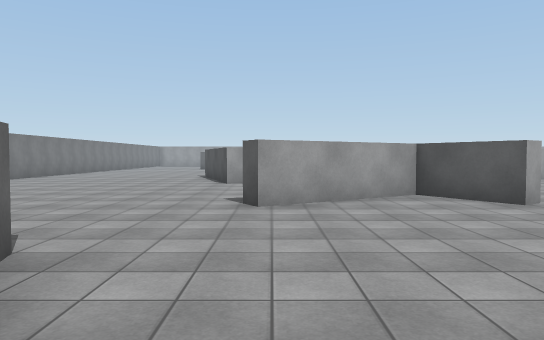
View 1 (above)

24 first-person views from a walk through a Unity game level. The camera is 1.5 m above the floor, tilts 2° down and sees 70° across. The floor is counted in squares, 2 m on a side. Each view is taken from the middle of a square. On the plan, view 1 faces up. The plan holds only what a view shows up to about 12 squares ahead; the rest is blank. Some animated figures are not drawn. Some surface patterns are stand-ins.

View 2
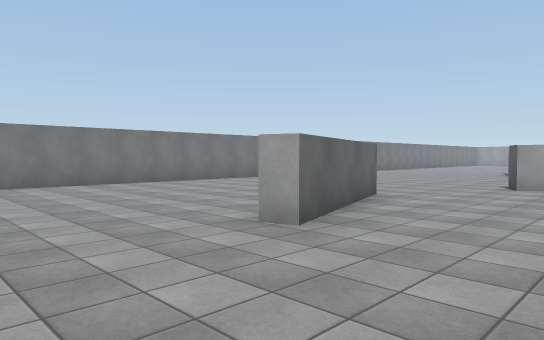

View 3
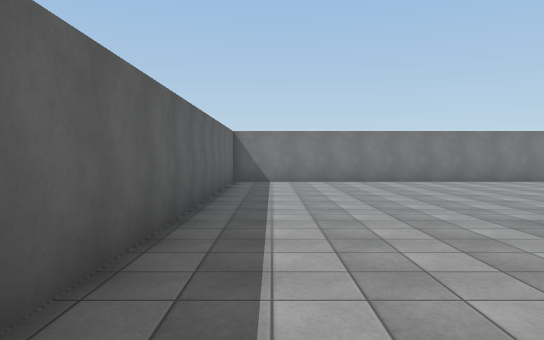

View 4
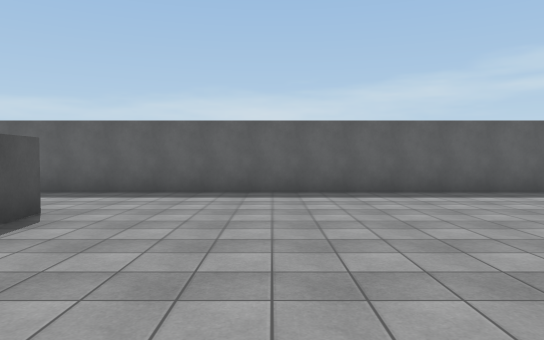

View 5
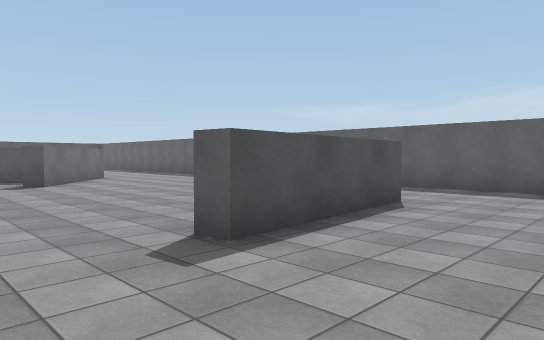

View 6
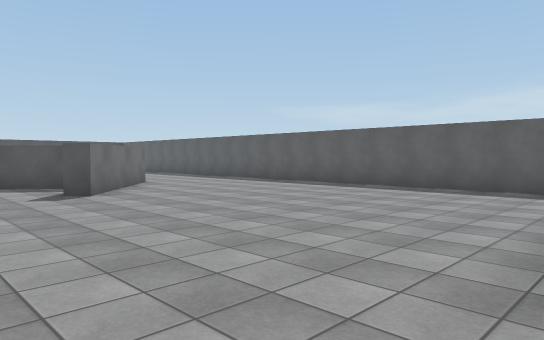

View 7
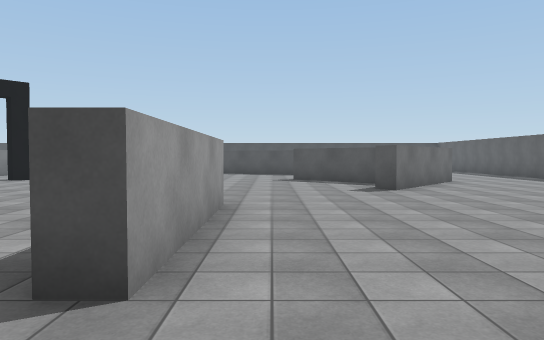

View 8
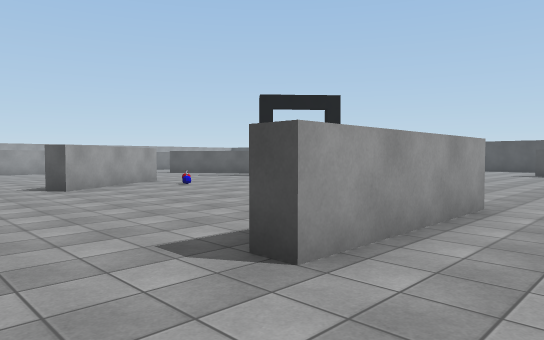

View 9
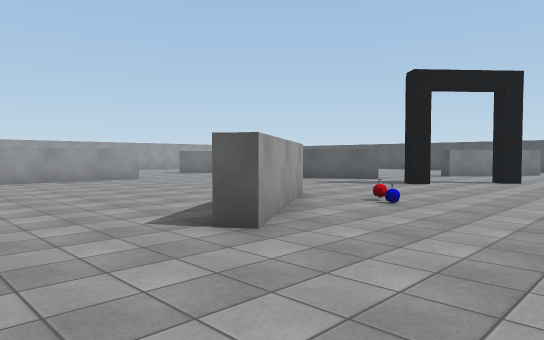

View 10
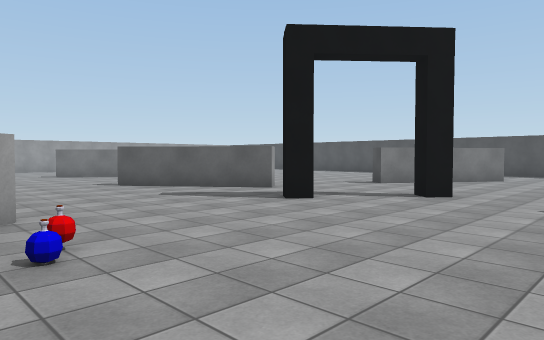

View 11
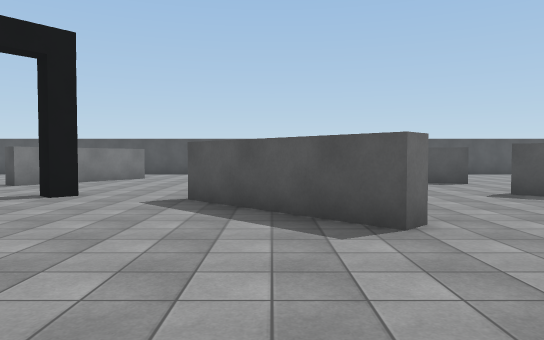

View 12
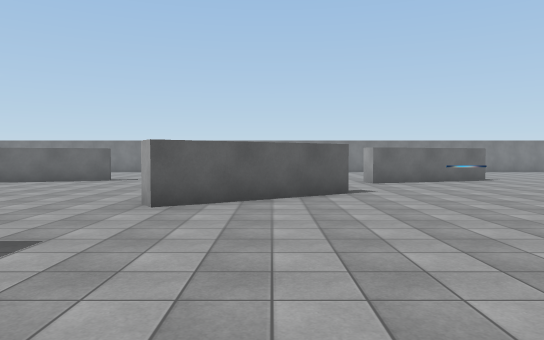

View 13
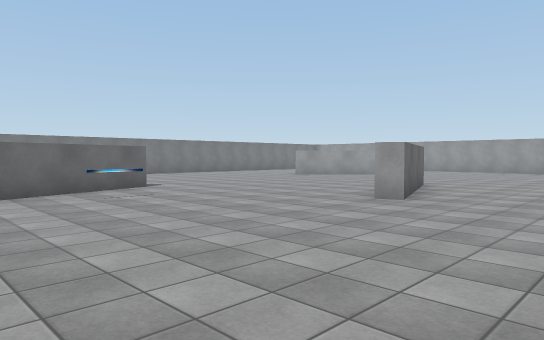

View 14
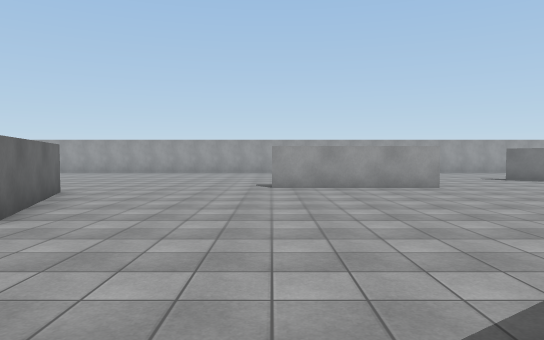

View 15
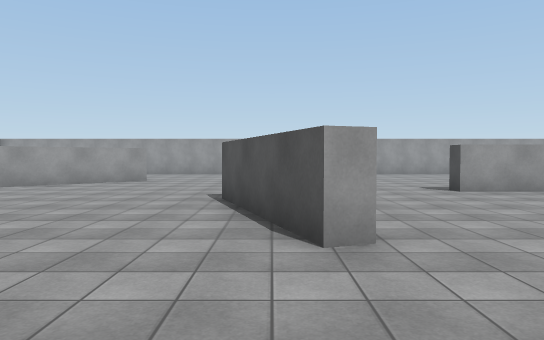

View 16
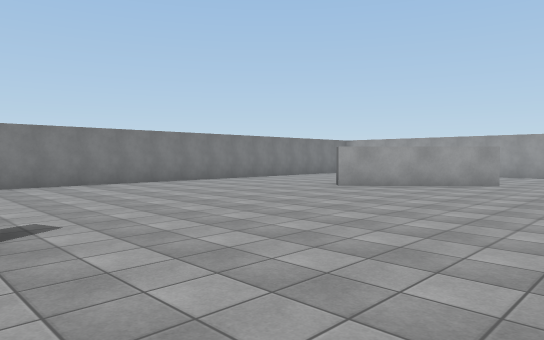

View 17
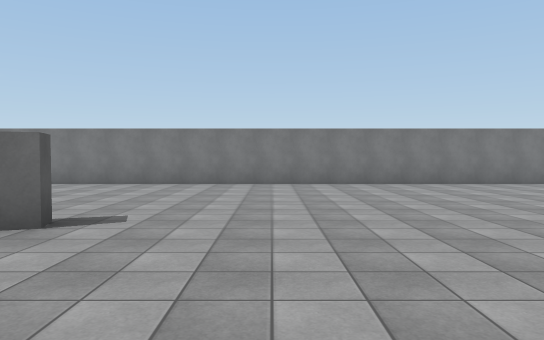

View 18
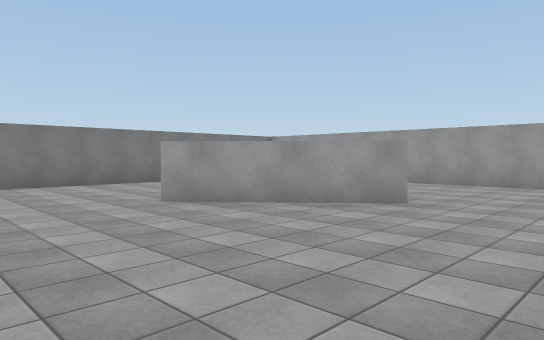

View 19
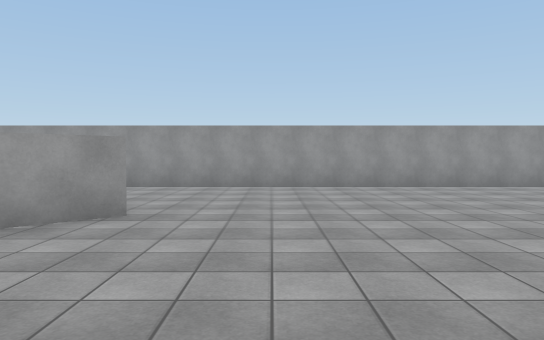

View 20
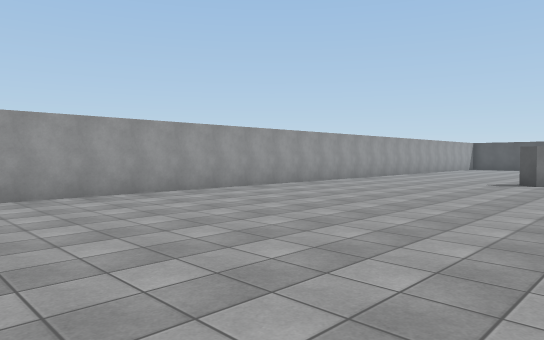

View 21
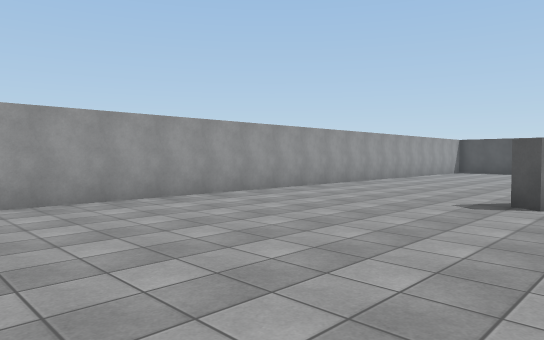

View 22
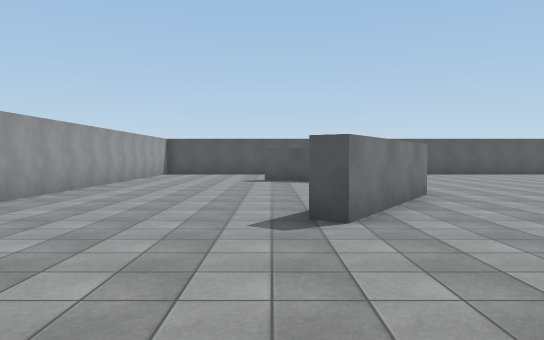

View 23
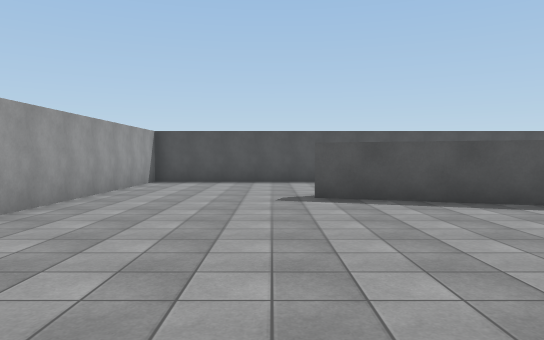

View 24
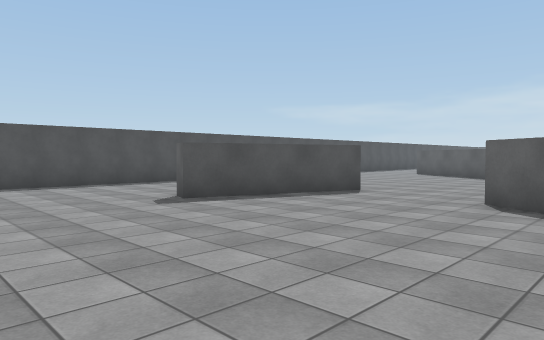

### Floor plan
Points are (right, up) in squares from view 1. A wall is a line through its corners. A room is listed if a view was taken in it or the views show most of it. See-through windows are left out.
Room 1 (views 1, 2, 3, 4, 5, 6, 7, 8, 9, 10, 11, 12, 13, 14, 15, 16, 17, 18, 19, 20, 21, 22, 23, 24)
walls: (11.1, 14.2) (7.7, 11.9) (7.4, 12.4); (15.5, 13.3) (15.1, 13.7) (15.4, 14.1); (2.1, 9.6) (4.3, 6.2) (3.9, 5.9) (2.8, 7.6) (-0.2, 5.8) (-0.5, 6.3); (11, 4.7) (7, 4.7) (7, 5.2); (14.3, 6.2) (13.9, 6.6) (16.8, 9.5); (17.5, 11.6) (17, 12) (17.4, 12.5); (17, 15.9) (16.6, 15.6) (14.2, 18.9); (11, 21.2) (7, 21.2) (7, 21.8); (2.6, 20.1) (3.9, 16.3) (3.4, 16.2) (2.1, 20); (-2.5, 14.4) (-2, 14.6) (-0.8, 10.8) (-1.2, 10.7) (-1.7, 12); (15.7, 1.1) (17.7, 3.3); (17.8, 21.9) (14.3, 24.1) (14.6, 24.6); (17, 23) (18, 22.3); (23.2, 12.3) (19.8, 14.5) (20.1, 15); (-2, 3) (-0.8, -0.8) (-1.3, -1); (6.1, -2.3) (5.7, 1.8) (6.3, 1.9); (20.6, 2.6) (21, 3.7); (20.7, 21.3) (22, 25.2) (22.5, 25); (16.6, -1.4) (13.6, 1.2) (13.9, 1.6); (-0.7, 25) (-3.8, 22.2); (-8.5, 4.1) (-8.5, -5.2) (13.9, -5.2); (26.5, 22.6) (26.5, 29.5) (-3.1, 29.5); (-8.5, 24.9) (-8.5, 11)
objects: other object (11, 12)

Positions as (right, up) in squares from view 1, and headings:
1: (0, 0), facing up
2: (2, -4), facing up-left
3: (3, -4), facing left
4: (3, 3), facing down
5: (3, 4), facing down-right
6: (6, 4), facing down-right
7: (5, 4), facing right
8: (5, 3), facing up-right
9: (5, 9), facing up-right
10: (10, 9), facing up-right
11: (10, 8), facing right
12: (10, 8), facing left
13: (7, 10), facing up-left
14: (7, 12), facing up
15: (3, 13), facing up
16: (2, 14), facing up-left
17: (2, 17), facing left
18: (2, 19), facing up-left
19: (1, 20), facing up
20: (3, 22), facing up-right
21: (8, 23), facing up-right
22: (10, 25), facing right
23: (15, 26), facing right
24: (16, 29), facing down-right
